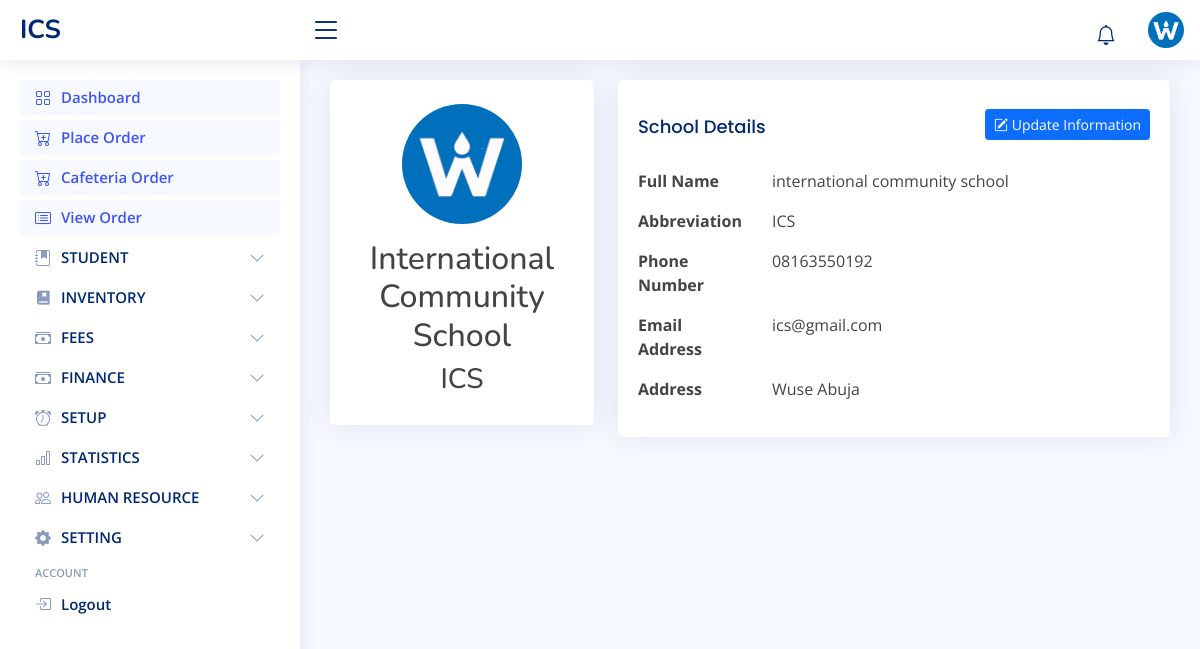
Screenshot of /school-info/ (signed in) with the database file from the repository.
### admin_site/models.py (models this page shows)
class SchoolInfoModel(models.Model):
    name = models.CharField(max_length=250)
    short_name = models.CharField(max_length=50)
    logo = models.FileField(upload_to='images/logo', blank=True, null=True)
    mobile = models.CharField(max_length=20)
    email = models.EmailField()
    address = models.CharField(max_length=255)
    def __str__(self):
        return self.short_name.upper()

### admin_site/views.py (the view)
# urls.py: path('school-info/', SchoolInfoDetailView.as_view(), name='school_info_detail'),
class SchoolInfoDetailView(LoginRequiredMixin, PermissionRequiredMixin, DetailView):
    model = SchoolInfoModel
    permission_required = 'admin_site.view_schoolinfomodel'
    template_name = 'admin_site/school_info/detail.html'
    context_object_name = "school_info"
    def dispatch(self, request, *args, **kwargs):
        if not SchoolInfoModel.objects.exists():
            messages.info(request, "Please create the school information first.")
            return redirect(reverse('school_info_create'))
        return super().dispatch(request, *args, **kwargs)
    def get_object(self, queryset=None):
        return SchoolInfoModel.objects.first()

### admin_site/context_processor.py (called while the page is built)
def school_info(request):
    info = SchoolInfoModel.objects.first()
    return {
        'school_info': info,
    }

### admin_site/templates/admin_site/school_info/detail.html
{% extends 'admin_site/layout.html' %}
{% block 'main' %}
<div class="row">
    <div class="col-xl-4 text-center">
        <div class="card">
            <div class="card-body profile-card pt-4 d-flex flex-column align-items-center">
                {% if school_info.logo %}
                    <img src="{{ school_info.logo.url }}" alt="School Logo" class="rounded-circle" style="width: 120px; height: 120px; object-fit: cover;">
                {% else %}
                    <div class="card-icon rounded-circle d-flex align-items-center justify-content-center" style="width: 120px; height: 120px; font-size: 64px;">
                        <i class="bi bi-bank"></i>
                    </div>
                {% endif %}
                <h2 class="mt-3">{{ school_info.name|title }}</h2>
                <h3>{{ school_info.short_name|upper }}</h3>
            </div>
        </div>
    </div>
    <div class="col-xl-8">
        <div class="card">
            <div class="card-body pt-3">
                <div class="d-flex justify-content-between align-items-center">
                    <h5 class="card-title mb-0">School Details</h5>
                    <a href="{% url 'school_info_edit' school_info.pk %}" class="btn btn-primary btn-sm">
                        <i class="bi bi-pencil-square"></i> Update Information
                    </a>
                </div>
                <div class="mt-3">
                    <div class="row mb-3">
                        <div class="col-lg-3 col-md-4 label fw-bold">Full Name</div>
                        <div class="col-lg-9 col-md-8">{{ school_info.name }}</div>
                    </div>
                    <div class="row mb-3">
                        <div class="col-lg-3 col-md-4 label fw-bold">Abbreviation</div>
                        <div class="col-lg-9 col-md-8">{{ school_info.short_name|upper }}</div>
                    </div>
                    <div class="row mb-3">
                        <div class="col-lg-3 col-md-4 label fw-bold">Phone Number</div>
                        <div class="col-lg-9 col-md-8">{{ school_info.mobile }}</div>
                    </div>
                    <div class="row mb-3">
                        <div class="col-lg-3 col-md-4 label fw-bold">Email Address</div>
                        <div class="col-lg-9 col-md-8">{{ school_info.email|lower }}</div>
                    </div>
                    <div class="row mb-3">
                        <div class="col-lg-3 col-md-4 label fw-bold">Address</div>
                        <div class="col-lg-9 col-md-8">{{ school_info.address }}</div>
                    </div>
                </div>
            </div>
        </div>
    </div>
</div>
{% endblock %}

### admin_site/templates/admin_site/layout.html (shortened to what this page needs)
<!DOCTYPE html>
{% load static %}
<html lang="en">
<head>
    <link href="{% static 'admin_site/vendor/bootstrap/css/bootstrap.min.css' %}" rel="stylesheet">
    <link href="{% static 'admin_site/vendor/bootstrap-icons/bootstrap-icons.css' %}" rel="stylesheet">
    <link href="{% static 'admin_site/vendor/boxicons/css/boxicons.min.css' %}" rel="stylesheet">
    <link href="{% static 'admin_site/vendor/quill/quill.snow.css' %}" rel="stylesheet">
    <link href="{% static 'admin_site/vendor/quill/quill.bubble.css' %}" rel="stylesheet">
    <link href="{% static 'admin_site/vendor/remixicon/remixicon.css' %}" rel="stylesheet">
    <link href="{% static 'admin_site/vendor/simple-datatables/style.css' %}" rel="stylesheet">
    <link href="{% static 'admin_site/styles/style.css' %}" rel="stylesheet">
</head>
<body>
<header class="header non-printable fixed-top d-flex align-items-center" id="header">
    <div class="d-flex align-items-center justify-content-between">
        <a class="logo d-flex align-items-center" href="% url 'admin_dashboard' %}">
            <span class="d-none d-lg-block">{{ school_info|upper }}</span>
        </a>
        <i class="bi bi-list toggle-sidebar-btn"></i>
    </div>
    <nav class="header-nav ms-auto">
        <ul class="d-flex align-items-center">
            <li class="nav-item dropdown">
          <a class="nav-link nav-icon" href="#" data-bs-toggle="dropdown">
            <i class="bi bi-bell"></i>
          </a>
        </li>
            <li class="nav-item dropdown pe-3">
                <a class="nav-link nav-profile d-flex align-items-center pe-0" data-bs-toggle="dropdown" href="#">
                    {% if user.is_superuser %}
                    <img alt="Profile" class="rounded-circle" src="{{ school_info.logo.url }}">
                    {% else %}
                    {% if user.profile.staff.image %}
                    <img alt="Profile" class="rounded-circle" src="{{user.profile.staff.image.url}}">
                    {% else %}
                    <img alt="Profile" class="rounded-circle" src="{% static 'admin_site/images/default_image.jpg' %}">
                    {% endif %}
                    {% endif %}
                </a>
            </li>
        </ul>
    </nav>
</header>
<aside class="sidebar non-printable" id="sidebar" style="">
    <ul class="sidebar-nav" id="sidebar-nav">
        <li class="nav-item">
            <a class="nav-link" href="{% url 'admin_dashboard' %}">
                <i class="bi bi-grid"></i>
                <span>Dashboard</span>
            </a>
        </li>
        {% if 'inventory.add_salemodel' in perms  %}
        <li class="nav-item">
            <a class="nav-link" href="{% url 'place_order' %}">
                <i class="bi bi-cart-plus"></i>
                <span>Place Order</span>
            </a>
        </li>
        {% endif %}
        {% if 'inventory.add_salemodel' in perms  %}
        <li class="nav-item">
            <a class="nav-link" href="{% url 'cafeteria_collection_live' %}">
                <i class="bi bi-cart-plus"></i>
                <span>Cafeteria Order</span>
            </a>
        </li>
        {% endif %}
        {% if 'inventory.view_salemodel' in perms  %}
        <li class="nav-item">
            <a class="nav-link" href="{% url 'view_orders' %}">
                <i class="bi bi-card-list"></i>
                <span>View Order</span>
            </a>
        </li>
        {% endif %}
        {% if 'student.add_studentmodel' in perms or 'student.view_studentmodel' in perms  %}
        <li class="nav-item">
            <a class="nav-link collapsed" data-bs-target="#stud" data-bs-toggle="collapse" href="#">
                <i class="bi bi-journal-bookmark-fill"></i><span>STUDENT</span><i
                    class="bi bi-chevron-down ms-auto"></i>
            </a>
        </li>
        {% endif %}
        {% if 'inventory.add_stockinmodel' in perms or 'inventory.view_productmodel' in perms  %}
        <li class="nav-item">
            <a class="nav-link collapsed" data-bs-target="#acad" data-bs-toggle="collapse" href="#">
                <i class="ri-book-mark-fill"></i><span>INVENTORY</span><i class="bi bi-chevron-down ms-auto"></i>
            </a>
        </li>
        {% endif %}
         {% if 'student.add_studentfundingmodel' in perms or 'student.view_studentfundingmodel' in perms or 'student.change_studentfundingmodel' in perms  %}
        <li class="nav-item">
            <a class="nav-link collapsed" data-bs-target="#fees" data-bs-toggle="collapse" href="#">
                <i class="bi bi-cash-stack"></i><span>FEES</span><i class="bi bi-chevron-down ms-auto"></i>
            </a>
        </li>
        {% endif %}
         {% if 'student.add_studentfundingmodel' in perms or 'student.view_studentfundingmodel' in perms or 'student.change_studentfundingmodel' in perms  %}
        <li class="nav-item">
            <a class="nav-link collapsed" data-bs-target="#fee" data-bs-toggle="collapse" href="#">
                <i class="bi bi-cash-stack"></i><span>FINANCE</span><i class="bi bi-chevron-down ms-auto"></i>
            </a>
        </li>
        {% endif %}
        {% if 'admin_site.add_classesmodel' in perms  %}
        <li class="nav-item">
            <a class="nav-link collapsed" data-bs-target="#sb_att" data-bs-toggle="collapse" href="#">
                <i class="bi bi-alarm"></i><span>SETUP</span><i class="bi bi-chevron-down ms-auto"></i>
            </a>
        </li>
        {% endif %}
        {% if 'inventory.change_salemodel' in perms  %}
        <li class="nav-item">
            <a class="nav-link collapsed" data-bs-target="#result" data-bs-toggle="collapse" href="#">
                <i class="bi bi-bar-chart"></i><span>STATISTICS</span><i class="bi bi-chevron-down ms-auto"></i>
            </a>
        </li>
        {% endif %}
        {% if 'human_resource.add_staffmodel' in perms or 'human_resource.view_staffmodel' in perms or 'auth.add_group' in perms %}
        <li class="nav-item">
            <a class="nav-link collapsed" data-bs-target="#hr" data-bs-toggle="collapse" href="#">
                <i class="bi bi-people"></i><span>HUMAN RESOURCE</span><i class="bi bi-chevron-down ms-auto"></i>
            </a>
        </li>
        {% endif %}
        {% if 'admin_site.change_schoolinfomodel' in perms or 'admin_site.change_schoolsettingmodel' in perms  %}
        <li class="nav-item">
            <a class="nav-link collapsed" data-bs-target="#tables-nav" data-bs-toggle="collapse" href="#">
                <i class="bi bi-gear-fill"></i><span>SETTING</span><i class="bi bi-chevron-down ms-auto"></i>
            </a>
        </li>
        {% endif %}
        <li class="nav-heading">Account</li>
        <li class="nav-item">
            <a class="nav-link collapsed" href="% url 'logout' %}">
                <i class="bi bi-box-arrow-in-right"></i>
                <span>Logout</span>
            </a>
        </li>
    </ul>
</aside>
<main class="main" id="main">
    <section class="section dashboard">
        {% block 'main' %} {% endblock %}
    </section>
</main>
</body>
</html>

### admin_site/static/admin_site/styles/style.css (style rules this page uses)
:root { scroll-behavior: smooth; }
body { font-family: "Open Sans", sans-serif; background: #f6f9ff; color: #444444; }
a { color: #4154f1; text-decoration: none; }
h1, h2, h3, h4, h5, h6 { font-family: "Nunito", sans-serif; }
#main { margin-top: 60px; padding: 20px 30px; transition: all 0.3s; }
.card { margin-bottom: 30px; border: none; border-radius: 5px; box-shadow: 0px 0 30px rgba(1, 41, 112, 0.1); }
.card-title { padding: 20px 0 15px 0; font-size: 18px; font-weight: 500; color: #012970; font-family: "Poppins", sans-serif; }
.card-body { padding: 0 20px 20px 20px; }
.logo { line-height: 1; }
@media (min-width: 1200px) { .logo { width: 280px; } }
.logo span { font-size: 26px; font-weight: 700; color: #012970; font-family: "Nunito", sans-serif; }
.header { transition: all 0.5s; z-index: 997; height: 60px; box-shadow: 0px 2px 20px rgba(1, 41, 112, 0.1); background-color: #fff; padding-left: 20px; }
.header .toggle-sidebar-btn { font-size: 32px; padding-left: 10px; cursor: pointer; color: #012970; }
.header-nav ul { list-style: none; }
.header-nav > ul { margin: 0; padding: 0; }
.header-nav .nav-icon { font-size: 20px; color: #012970; }
.header-nav .nav-profile { color: #012970; }
.header-nav .nav-profile img { max-height: 36px; }
.sidebar { position: fixed; top: 60px; left: 0; bottom: 0; width: 300px; z-index: 996; transition: all 0.3s; padding: 20px; overflow-y: auto; scrollbar-width: thin; scrollbar-color: #aab7cf transparent; box-shadow: 0px 0px 20px rgba(1, 41, 112, 0.1); background-color: #fff; }
@media (min-width: 1200px) { #main, #footer { margin-left: 300px; } }
.sidebar-nav { padding: 0; margin: 0; list-style: none; }
.sidebar-nav li { padding: 0; margin: 0; list-style: none; }
.sidebar-nav .nav-item { margin-bottom: 5px; }
.sidebar-nav .nav-heading { font-size: 11px; text-transform: uppercase; color: #899bbd; font-weight: 600; margin: 10px 0 5px 15px; }
.sidebar-nav .nav-link { display: flex; align-items: center; font-size: 15px; font-weight: 600; color: #4154f1; transition: 0.3; background: #f6f9ff; padding: 10px 15px; border-radius: 4px; }
.sidebar-nav .nav-link i { font-size: 16px; margin-right: 10px; color: #4154f1; }
.sidebar-nav .nav-link.collapsed { color: #012970; background: #fff; }
.sidebar-nav .nav-link.collapsed i { color: #899bbd; }
.sidebar-nav .nav-link .bi-chevron-down { margin-right: 0; transition: transform 0.2s ease-in-out; }

### admin_site/templates/admin_site/layout.html (style rules this page uses)
.nav-link { height:35px }

### rows the page displays
SchoolInfoModel: short_name "ICS", logo (picture), name "International Community School", name "international community school", mobile "08163550192", email "ics@gmail.com", address "Wuse Abuja"
